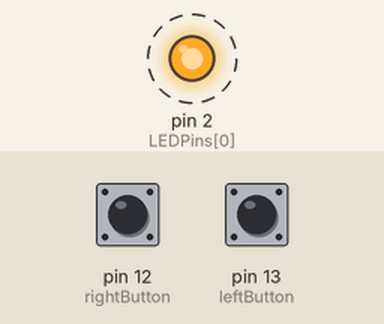
This sketch was run on a simulated Arduino Uno, built for the host (arithmetic inside an expression is 32-bit, double 64-bit). Shown: output pins drawn as LEDs (lit = HIGH). Dashed ring = blinking. The inputs (shaded band) are chosen by the test bench; at power-on: pin 12 (rightButton) HIGH, pin 13 (leftButton) HIGH. What the sketch prints to the serial monitor is not drawn.

Above: at 4.6 s.
4.7 s: pin 12 (rightButton) pulled LOW for 2.25 s
8.4 s: pin 12 (rightButton) driven LOW
Timing chart, 0 to 20.2 s (numbered marks = the images above; inputs shaded):
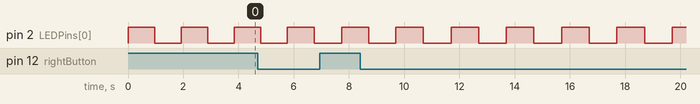

Measured:
- by itself, pin 2 (LEDPins[0]): alternates HIGH for 1.0 s and LOW for 1.0 s

The sketch:

proj2_part2.ino
```cpp
#include <ArduinoSTL.h>

using namespace std;

int buttonCount = 0;
int priorButtonState = LOW;

const int rightButton = 12;
const int leftButton = 13;
const int LEDPins[] = {2, 4, 7, 8};

int blinkDelay = 960;

void setup() {
  pinMode(leftButton, INPUT_PULLUP);
  pinMode(rightButton, INPUT_PULLUP);
  pinMode(LEDPins[0], OUTPUT);
  Serial.begin(9600);

}

void loop() {

  int buttonState = digitalRead(rightButton);
  delay(1); // debounce
  if (buttonState != priorButtonState) {
    priorButtonState = buttonState;

    if (blinkDelay >= 1000) {
      cout << "Upper Limit of 1000 miliseconds has been cannot be exceeded" << endl;
      blinkDelay = 1000;
    }

    else if (buttonState == LOW) {
      blinkDelay = blinkDelay + 20;
      cout << "blinkDelay + 20" << " = " << blinkDelay << endl;
    }
  }
  int buttonState_2 = digitalRead(leftButton);
  delay(1); // debounce
  if (buttonState_2 != priorButtonState) {
    priorButtonState = buttonState_2;

    if (blinkDelay <= 100) {
      cout << "Lower Limit of 100 miliseconds has been cannot be exceeded" << endl;
      blinkDelay = 100;
    }

    else if (buttonState_2 == LOW) {
      blinkDelay = blinkDelay - 20;
      cout << "blinkDelay - 20" << " = " << blinkDelay << endl;
    }
  }
  digitalWrite(LEDPins[0], HIGH);
  delay(blinkDelay);
  digitalWrite(LEDPins[0], LOW);
  delay(blinkDelay);

}
```
